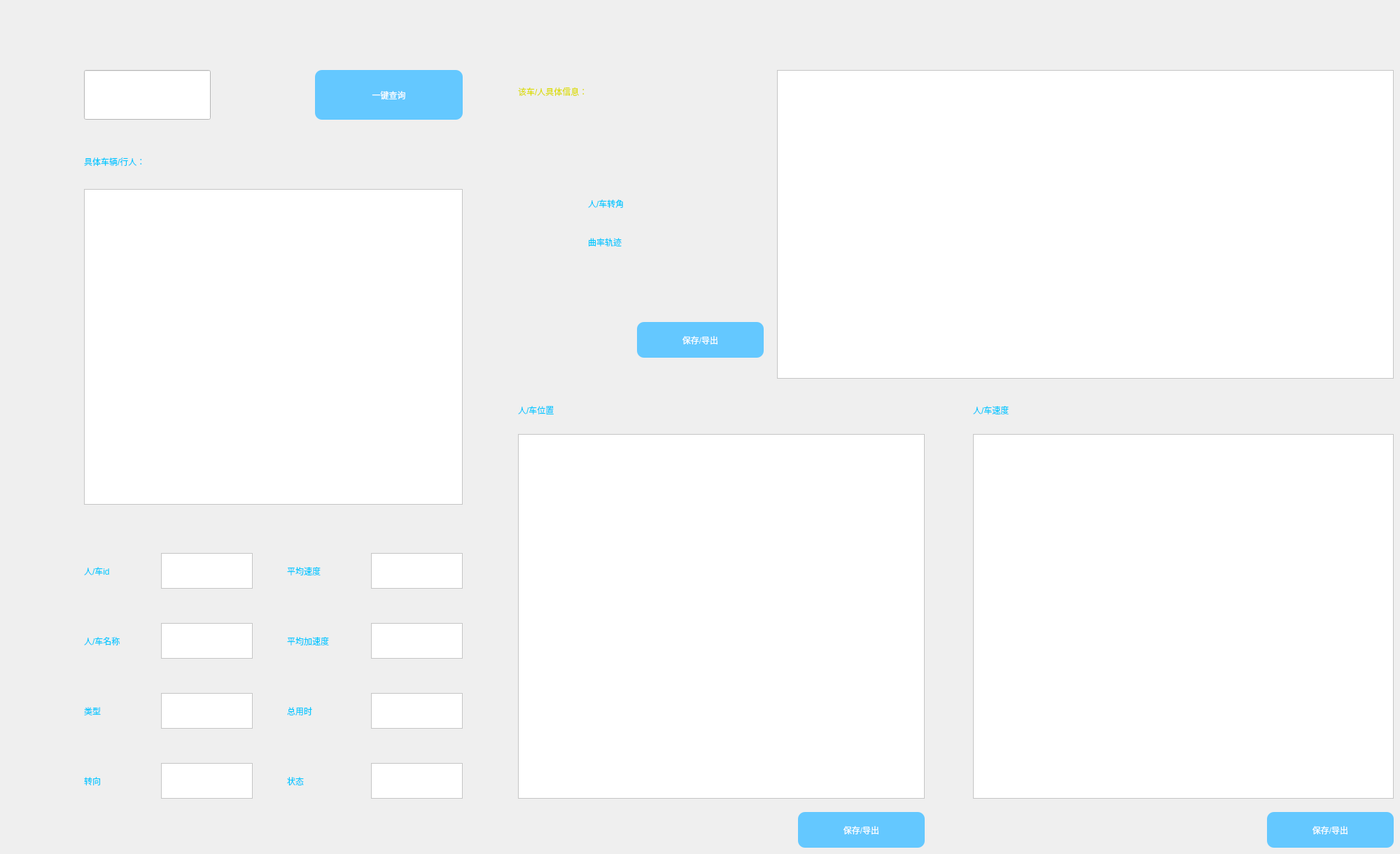
    <widget class="QWidget" name="tab_6">
     <attribute name="title">
      <string>Tab 6</string>
     </attribute>
     <widget class="QLabel" name="label_9">
      <property name="geometry">
       <rect>
        <x>120</x>
        <y>200</y>
        <width>171</width>
        <height>61</height>
       </rect>
      </property>
      <property name="styleSheet">
       <string notr="true">QLabel{
	font: 14pt &quot;黑体&quot;;
	color: rgb(0, 200, 255)
}</string>
      </property>
      <property name="text">
       <string>具体车辆/行人：</string>
      </property>
     </widget>
     <widget class="QGraphicsView" name="show_image">
      <property name="geometry">
       <rect>
        <x>120</x>
        <y>270</y>
        <width>541</width>
        <height>451</height>
       </rect>
      </property>
      <property name="styleSheet">
       <string notr="true">QGraphicsView{
	background-color: white;
}</string>
      </property>
     </widget>
     <widget class="QLabel" name="label_10">
      <property name="geometry">
       <rect>
        <x>740</x>
        <y>80</y>
        <width>371</width>
        <height>101</height>
       </rect>
      </property>
      <property name="styleSheet">
       <string notr="true">QLabel{
	font: 18pt &quot;黑体&quot;;
	color: rgb(220, 220, 0)
}</string>
      </property>
      <property name="text">
       <string>该车/人具体信息：</string>
      </property>
     </widget>
     <widget class="QLineEdit" name="input">
      <property name="geometry">
       <rect>
        <x>120</x>
        <y>100</y>
        <width>181</width>
        <height>71</height>
       </rect>
      </property>
      <property name="font">
       <font>
        <family>Arial</family>
        <pointsize>12</pointsize>
       </font>
      </property>
      <property name="styleSheet">
       <string notr="true">QLineEdit{
	background-color: white;
}</string>
      </property>
     </widget>
     <widget class="QPushButton" name="search_btn">
      <property name="geometry">
       <rect>
        <x>450</x>
        <y>100</y>
        <width>211</width>
        <height>71</height>
       </rect>
      </property>
      <property name="styleSheet">
       <string notr="true">QPushButton{
	font: 12pt &quot;黑体&quot;;
	background-color: rgb(100,200,255);
	border-radius: 10%;
	color: white
}</string>
      </property>
      <property name="text">
       <string>一键查询</string>
      </property>
     </widget>
     <widget class="QLabel" name="label_11">
      <property name="geometry">
       <rect>
        <x>740</x>
        <y>560</y>
        <width>181</width>
        <height>51</height>
       </rect>
      </property>
      <property name="styleSheet">
       <string notr="true">QLabel{
	font: 14pt &quot;黑体&quot;;
	color: rgb(0, 200, 255)
}</string>
      </property>
      <property name="text">
       <string>人/车位置</string>
      </property>
     </widget>
     <widget class="QLabel" name="label_12">
      <property name="geometry">
       <rect>
        <x>1390</x>
        <y>560</y>
        <width>211</width>
        <height>51</height>
       </rect>
      </property>
      <property name="styleSheet">
       <string notr="true">QLabel{
	font: 14pt &quot;黑体&quot;;
	color: rgb(0, 200, 255)
}</string>
      </property>
      <property name="text">
       <string>人/车速度</string>
      </property>
     </widget>
     <widget class="QGraphicsView" name="chart_speed">
      <property name="geometry">
       <rect>
        <x>1390</x>
        <y>620</y>
        <width>601</width>
        <height>521</height>
       </rect>
      </property>
      <property name="styleSheet">
       <string notr="true">QGraphicsView{
	background-color: white;
}</string>
      </property>
     </widget>
     <widget class="QGraphicsView" name="chart_location">
      <property name="geometry">
       <rect>
        <x>740</x>
        <y>620</y>
        <width>581</width>
        <height>521</height>
       </rect>
      </property>
      <property name="styleSheet">
       <string notr="true">QGraphicsView{
	background-color: white;
}</string>
      </property>
     </widget>
     <widget class="QLabel" name="label_16">
      <property name="geometry">
       <rect>
        <x>120</x>
        <y>800</y>
        <width>111</width>
        <height>31</height>
       </rect>
      </property>
      <property name="styleSheet">
       <string notr="true">QLabel{
	font: 9pt &quot;黑体&quot;;
	color: rgb(0, 200, 255)
}</string>
      </property>
      <property name="text">
       <string>人/车id</string>
      </property>
     </widget>
     <widget class="QLabel" name="label_17">
      <property name="geometry">
       <rect>
        <x>120</x>
        <y>900</y>
        <width>111</width>
        <height>31</height>
       </rect>
      </property>
      <property name="styleSheet">
       <string notr="true">QLabel{
	font: 9pt &quot;黑体&quot;;
	color: rgb(0, 200, 255)
}</string>
      </property>
      <property name="text">
       <string>人/车名称</string>
      </property>
     </widget>
     <widget class="QLabel" name="label_18">
      <property name="geometry">
       <rect>
        <x>120</x>
        <y>1000</y>
        <width>111</width>
        <height>31</height>
       </rect>
      </property>
      <property name="styleSheet">
       <string notr="true">QLabel{
	font: 9pt &quot;黑体&quot;;
	color: rgb(0, 200, 255)
}</string>
      </property>
      <property name="text">
       <string>类型</string>
      </property>
     </widget>
     <widget class="QTextBrowser" name="show_id">
      <property name="geometry">
       <rect>
        <x>230</x>
        <y>790</y>
        <width>131</width>
        <height>51</height>
       </rect>
      </property>
      <property name="font">
       <font>
        <family>Arial</family>
        <pointsize>12</pointsize>
       </font>
      </property>
      <property name="styleSheet">
       <string notr="true">QTextBrowser{
	background-color: white;
}</string>
      </property>
     </widget>
     <widget class="QTextBrowser" name="show_name">
      <property name="geometry">
       <rect>
        <x>230</x>
        <y>890</y>
        <width>131</width>
        <height>51</height>
       </rect>
      </property>
      <property name="font">
       <font>
        <family>Arial</family>
        <pointsize>9</pointsize>
       </font>
      </property>
      <property name="styleSheet">
       <string notr="true">QTextBrowser{
	background-color: white;
}</string>
      </property>
     </widget>
     <widget class="QTextBrowser" name="show_veh">
      <property name="geometry">
       <rect>
        <x>230</x>
        <y>990</y>
        <width>131</width>
        <height>51</height>
       </rect>
      </property>
      <property name="font">
       <font>
        <family>Arial</family>
        <pointsize>12</pointsize>
       </font>
      </property>
      <property name="styleSheet">
       <string notr="true">QTextBrowser{
	background-color: white;
}</string>
      </property>
     </widget>
     <widget class="QLabel" name="label_19">
      <property name="geometry">
       <rect>
        <x>410</x>
        <y>800</y>
        <width>121</width>
        <height>31</height>
       </rect>
      </property>
      <property name="styleSheet">
       <string notr="true">QLabel{
	font: 9pt &quot;黑体&quot;;
	color: rgb(0, 200, 255)
}</string>
      </property>
      <property name="text">
       <string>平均速度</string>
      </property>
     </widget>
     <widget class="QTextBrowser" name="show_speed">
      <property name="geometry">
       <rect>
        <x>530</x>
        <y>790</y>
        <width>131</width>
        <height>51</height>
       </rect>
      </property>
      <property name="font">
       <font>
        <family>Arial</family>
        <pointsize>12</pointsize>
       </font>
      </property>
      <property name="styleSheet">
       <string notr="true">QTextBrowser{
	background-color: white;
}</string>
      </property>
     </widget>
     <widget class="QTextBrowser" name="show_status">
      <property name="geometry">
       <rect>
        <x>530</x>
        <y>1090</y>
        <width>131</width>
        <height>51</height>
       </rect>
      </property>
      <property name="font">
       <font>
        <family>Arial</family>
        <pointsize>12</pointsize>
       </font>
      </property>
      <property name="styleSheet">
       <string notr="true">QTextBrowser{
	background-color: white;
}</string>
      </property>
     </widget>
     <widget class="QTextBrowser" name="show_acc">
      <property name="geometry">
       <rect>
        <x>530</x>
        <y>890</y>
        <width>131</width>
        <height>51</height>
       </rect>
      </property>
      <property name="font">
       <font>
        <family>Arial</family>
        <pointsize>12</pointsize>
       </font>
      </property>
      <property name="styleSheet">
       <string notr="true">QTextBrowser{
	background-color: white;
}</string>
      </property>
     </widget>
     <widget class="QTextBrowser" name="show_alltime">
      <property name="geometry">
       <rect>
        <x>530</x>
        <y>990</y>
        <width>131</width>
        <height>51</height>
       </rect>
      </property>
      <property name="font">
       <font>
        <family>Arial</family>
        <pointsize>12</pointsize>
       </font>
      </property>
      <property name="styleSheet">
       <string notr="true">QTextBrowser{
	background-color: white;
}</string>
      </property>
     </widget>
     <widget class="QTextBrowser" name="show_direction">
      <property name="geometry">
       <rect>
        <x>230</x>
        <y>1090</y>
        <width>131</width>
        <height>51</height>
       </rect>
      </property>
      <property name="font">
       <font>
        <family>Arial</family>
        <pointsize>12</pointsize>
       </font>
      </property>
      <property name="styleSheet">
       <string notr="true">QTextBrowser{
	background-color: white;
}</string>
      </property>
     </widget>
     <widget class="QLabel" name="label_20">
      <property name="geometry">
       <rect>
        <x>120</x>
        <y>1100</y>
        <width>81</width>
        <height>31</height>
       </rect>
      </property>
      <property name="styleSheet">
       <string notr="true">QLabel{
	font: 9pt &quot;黑体&quot;;
	color: rgb(0, 200, 255)
}</string>
      </property>
      <property name="text">
       <string>转向</string>
      </property>
     </widget>
     <widget class="QLabel" name="label_21">
      <property name="geometry">
       <rect>
        <x>410</x>
        <y>1000</y>
        <width>111</width>
        <height>31</height>
       </rect>
      </property>
      <property name="styleSheet">
       <string notr="true">QLabel{
	font: 9pt &quot;黑体&quot;;
	color: rgb(0, 200, 255)
}</string>
      </property>
      <property name="text">
       <string>总用时</string>
      </property>
     </widget>
     <widget class="QLabel" name="label_22">
      <property name="geometry">
       <rect>
        <x>410</x>
        <y>1100</y>
        <width>101</width>
        <height>31</height>
       </rect>
      </property>
      <property name="styleSheet">
       <string notr="true">QLabel{
	font: 9pt &quot;黑体&quot;;
	color: rgb(0, 200, 255)
}</string>
      </property>
      <property name="text">
       <string>状态</string>
      </property>
     </widget>
     <widget class="QLabel" name="label_23">
      <property name="geometry">
       <rect>
        <x>410</x>
        <y>900</y>
        <width>121</width>
        <height>31</height>
       </rect>
      </property>
      <property name="styleSheet">
       <string notr="true">QLabel{
	font: 9pt &quot;黑体&quot;;
	color: rgb(0, 200, 255)
}</string>
      </property>
      <property name="text">
       <string>平均加速度</string>
      </property>
     </widget>
     <widget class="QGraphicsView" name="chart_curve">
      <property name="geometry">
       <rect>
        <x>1110</x>
        <y>100</y>
        <width>881</width>
        <height>441</height>
       </rect>
      </property>
      <property name="styleSheet">
       <string notr="true">QGraphicsView{
	background-color: white;
}</string>
      </property>
     </widget>
     <widget class="QLabel" name="label_24">
      <property name="geometry">
       <rect>
        <x>840</x>
        <y>260</y>
        <width>191</width>
        <height>61</height>
       </rect>
      </property>
      <property name="styleSheet">
       <string notr="true">QLabel{
	font: 14pt &quot;黑体&quot;;
	color: rgb(0, 200, 255)
}</string>
      </property>
      <property name="text">
       <string>人/车转角  </string>
      </property>
     </widget>
     <widget class="QLabel" name="label_27">
      <property name="geometry">
       <rect>
        <x>840</x>
        <y>320</y>
        <width>161</width>
        <height>51</height>
       </rect>
      </property>
      <property name="styleSheet">
       <string notr="true">QLabel{
	font: 14pt &quot;黑体&quot;;
	color: rgb(0, 200, 255)
}</string>
      </property>
      <property name="text">
       <string>曲率轨迹</string>
      </property>
     </widget>
     <widget class="QPushButton" name="export6_1">
      <property name="geometry">
       <rect>
        <x>910</x>
        <y>460</y>
        <width>181</width>
        <height>51</height>
       </rect>
      </property>
      <property name="styleSheet">
       <string notr="true">QPushButton{
	font: 12pt &quot;黑体&quot;;
	background-color: rgb(100,200,255);
	border-radius: 10%;
	color: white
}</string>
      </property>
      <property name="text">
       <string>保存/导出</string>
      </property>
     </widget>
     <widget class="QPushButton" name="export6_2">
      <property name="geometry">
       <rect>
        <x>1140</x>
        <y>1160</y>
        <width>181</width>
        <height>51</height>
       </rect>
      </property>
      <property name="styleSheet">
       <string notr="true">QPushButton{
	font: 12pt &quot;黑体&quot;;
	background-color: rgb(100,200,255);
	border-radius: 10%;
	color: white
}</string>
      </property>
      <property name="text">
       <string>保存/导出</string>
      </property>
     </widget>
     <widget class="QPushButton" name="export6_3">
      <property name="geometry">
       <rect>
        <x>1810</x>
        <y>1160</y>
        <width>181</width>
        <height>51</height>
       </rect>
      </property>
      <property name="styleSheet">
       <string notr="true">QPushButton{
	font: 12pt &quot;黑体&quot;;
	background-color: rgb(100,200,255);
	border-radius: 10%;
	color: white
}</string>
      </property>
      <property name="text">
       <string>保存/导出</string>
      </property>
     </widget>
    </widget>
